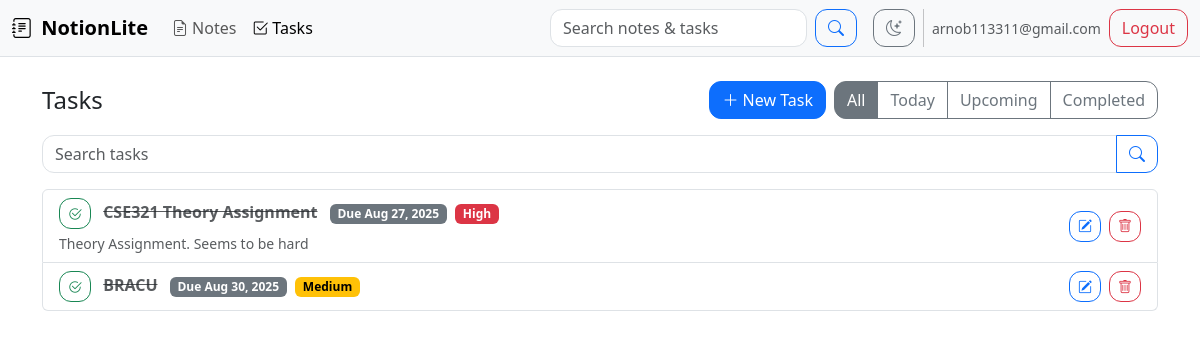
Page /tasks (signed in) on the earlier database version.
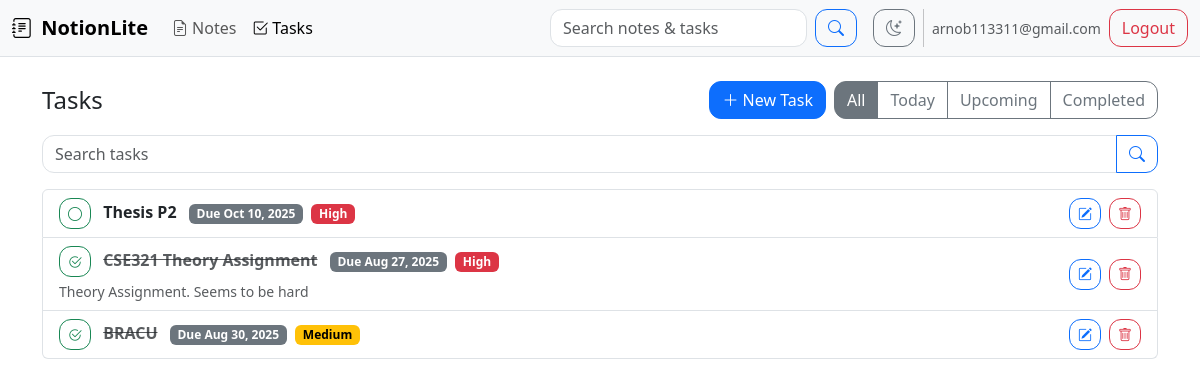
Same page on the later database version.
### app/models.py (models this page shows)
class Task(db.Model):
    id = db.Column(db.Integer, primary_key=True)
    title = db.Column(db.String(2000), nullable=False)
    description = db.Column(db.Text, default="")
    due_date = db.Column(db.Date, nullable=True)
    priority = db.Column(db.String(10), default="medium")  # low | medium | high
    done = db.Column(db.Boolean, default=False)
    created_at = db.Column(db.DateTime, default=datetime.utcnow)
    updated_at = db.Column(db.DateTime, default=datetime.utcnow, onupdate=datetime.utcnow)
    user_id = db.Column(db.Integer, db.ForeignKey("user.id"), nullable=False)

### app/routes.py (the view)
@main_bp.route("/tasks")
@login_required
def tasks():
    q = request.args.get("q","").strip()
    filter_tab = request.args.get("filter","all")
    query = Task.query.filter_by(user_id=current_user.id)
    if q:
        like = f"%{q}%"
        query = query.filter(or_(Task.title.ilike(like), Task.description.ilike(like)))
    if filter_tab == "today":
        query = query.filter(Task.due_date == date.today())
    elif filter_tab == "upcoming":
        query = query.filter(Task.due_date > date.today(), Task.done == False)
    elif filter_tab == "completed":
        query = query.filter(Task.done == True)
    tasks = query.order_by(Task.done.asc(), Task.due_date.asc().nulls_last()).all()
    return render_template("tasks.html", tasks=tasks, q=q, filter_tab=filter_tab)

### app/models.py (called while the page is built)
@login_manager.user_loader
def load_user(user_id):
    return User.query.get(int(user_id))

### app/templates/tasks.html (shortened to what the changed rows need)
{% extends "base.html" %}
{% block content %}
{% if create or edit %}
  <div class="card shadow-sm">
    <div class="card-body">
      <form method="post" action="{% if create %}{{ url_for('main.task_new') }}{% else %}{{ url_for('main.task_edit', task_id=task.id) }}{% endif %}">
        {{ form.hidden_tag() }}
        <div class="mb-3">
          {{ form.title.label(class_="form-label") }}
          {{ form.title(class_="form-control", placeholder="Task title") }}
        </div>
        <div class="mb-3">
          {{ form.description.label(class_="form-label") }}
          {{ form.description(class_="form-control", rows=4, placeholder="Description (optional)") }}
        </div>
        <div class="row g-3 mb-3">
          <div class="col-md-4">
            {{ form.due_date.label(class_="form-label") }}
            {{ form.due_date(class_="form-control") }}
          </div>
          <div class="col-md-4">
            {{ form.priority.label(class_="form-label") }}
            {{ form.priority(class_="form-select") }}
          </div>
          <div class="col-md-4 d-flex align-items-end">
            <div class="form-check">
              {{ form.done(class_="form-check-input", id="doneCheck") }}
              <label class="form-check-label" for="doneCheck">Completed</label>
            </div>
          </div>
        </div>
        {{ form.submit(class_="btn btn-primary") }}
        <a href="{{ url_for('main.tasks') }}" class="btn btn-secondary">Cancel</a>
      </form>
      {% if edit and task %}
        <form class="d-inline float-end mt-2" method="post" action="{{ url_for('main.task_delete', task_id=task.id) }}">
          <input type="hidden" name="csrf_token" value="{{ csrf_token() }}">
          <button class="btn btn-outline-danger" type="submit"><i class="bi bi-trash"></i> Delete</button>
        </form>
      {% endif %}
    </div>
  </div>
{% else %}
  {% if tasks %}
    <ul class="list-group">
      {% for t in tasks %}
      <li class="list-group-item d-flex align-items-center justify-content-between">
        <div>
          <form class="d-inline" method="post" action="{{ url_for('main.task_toggle', task_id=t.id) }}">
            <button class="btn btn-sm btn-outline-success me-2" title="Toggle complete" type="submit">
              {% if t.done %}<i class="bi bi-check2-circle"></i>{% else %}<i class="bi bi-circle"></i>{% endif %}
            </button>
          </form>
          <strong class="{% if t.done %}text-decoration-line-through text-muted{% endif %}">{{ t.title }}</strong>
          {% if t.due_date %}
            <span class="badge text-bg-secondary ms-2">Due {{ t.due_date.strftime('%b %d, %Y') }}</span>
          {% endif %}
          <span class="badge text-bg-{{ 'danger' if t.priority=='high' else 'warning' if t.priority=='medium' else 'secondary' }} ms-1">{{ t.priority|capitalize }}</span>
          {% if t.description %}
            <div class="small text-muted mt-1">{{ t.description }}</div>
          {% endif %}
        </div>
        <div class="d-flex gap-2">
          <a class="btn btn-sm btn-outline-primary" href="{{ url_for('main.task_edit', task_id=t.id) }}"><i class="bi bi-pencil-square"></i></a>
          <form method="post" action="{{ url_for('main.task_delete', task_id=t.id) }}">
            <button class="btn btn-sm btn-outline-danger" type="submit"><i class="bi bi-trash"></i></button>
          </form>
        </div>
      </li>
      {% endfor %}
    </ul>
  {% else %}
    <div class="text-muted">No tasks found.</div>
  {% endif %}
{% endif %}
{% endblock %}

Differences in the rows shown:
added Task: done False (drawn), title "Thesis P2", due_date "Oct 10, 2025", priority "High"
